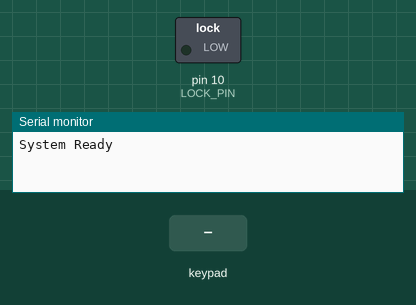
Recording of a sketch running on a simulated Arduino Uno, built with avr-gcc and run on an emulated ATmega328P. On the bench: switched loads named in the sketch (green lamp = pin HIGH), the last lines printed to the serial monitor. The test bench sets the inputs (shaded band).

Above: at 1.2 s.
1.3 s: keypad keys 3 7 7 7 # pressed 0.4 s apart
At 4.1 s:
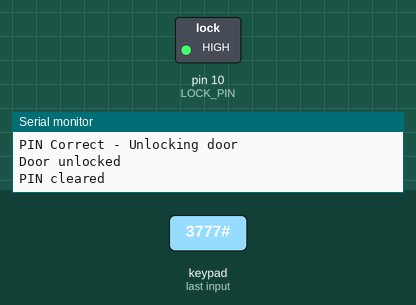
4.8 s: key 'D' pressed
6.3 s: key 'C' pressed
7.8 s: keypad keys 3 7 7 7 * pressed 0.4 s apart
11.3 s: key 'B' pressed
14.3 s: keypad keys 3 7 7 7 A pressed 0.4 s apart
Timing chart, 0 to 17.3 s (numbered marks = the images above; inputs shaded):
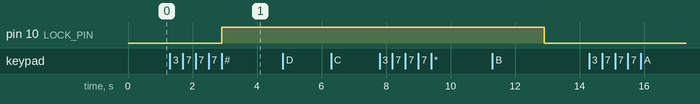

The sketch:

pass+unlock.ino
```cpp
#include <Keypad.h>

// Keypad configuration
const byte ROWS = 4;
const byte COLS = 4;
const char KEYS[ROWS][COLS] = {
  {'D', 'C', 'B', 'A'},  // Corrected row mapping
  {'#', '9', '6', '3'},  // Corrected row mapping for 4 -> #
  {'0', '8', '5', '2'},  // Corrected row mapping for 7 -> 5, 0 -> 7
  {'*', '7', '4', '1'}   // Corrected row mapping for # -> 4, 0 -> 7
};

// Arduino pins for keypad rows and columns
byte rowPins[ROWS] = {9, 8, 7, 6};    // Connect to the row pinouts of the keypad
byte colPins[COLS] = {5, 4, 3, 2};    // Connect to the column pinouts of the keypad

// Create keypad object
Keypad keypad = Keypad(makeKeymap(KEYS), rowPins, colPins, ROWS, COLS);

// Solenoid lock pin
const int LOCK_PIN = 10;              // Connect solenoid to this pin
const String CORRECT_PIN = "3777";    // Set the correct PIN
const int UNLOCK_DURATION = 10000;     // Lock stays open for 10 seconds

// Variables for PIN handling
String enteredPin = "";
bool doorLocked = true;
unsigned long unlockTime = 0;

void setup() {
  Serial.begin(9600);
  pinMode(LOCK_PIN, OUTPUT);
  digitalWrite(LOCK_PIN, LOW);        // Ensure lock is initially locked
  Serial.println("System Ready");
}

void loop() {
  char key = keypad.getKey();

  // Check if door should be relocked
  if (!doorLocked && (millis() - unlockTime >= UNLOCK_DURATION)) {
    lockDoor();
  }

  if (key) {
    Serial.print("Key pressed: ");
    Serial.println(key);

    if (key == '#') {
      checkPin();
    }
    else if (key == '*') {
      resetPin();
    }
    else if (enteredPin.length() < 4) {
      enteredPin += key;
      Serial.print("PIN entry: ");
      for (int i = 0; i < enteredPin.length(); i++) {
        Serial.print("*");
      }
      Serial.println();
    }
  }
}

void checkPin() {
  if (enteredPin == CORRECT_PIN) {
    Serial.println("PIN Correct - Unlocking door");
    unlockDoor();
  } else {
    Serial.println("PIN Incorrect - Please try again");
    resetPin();
  }
}

void unlockDoor() {
  digitalWrite(LOCK_PIN, HIGH);
  doorLocked = false;
  unlockTime = millis();
  Serial.println("Door unlocked");
  resetPin();
}

void lockDoor() {
  digitalWrite(LOCK_PIN, LOW);
  doorLocked = true;
  Serial.println("Door locked");
}

void resetPin() {
  enteredPin = "";
  Serial.println("PIN cleared");
}
```

Measured:
- after the input at 1.3 s, pin 10 (LOCK_PIN): LOW → HIGH after 1.6 s
